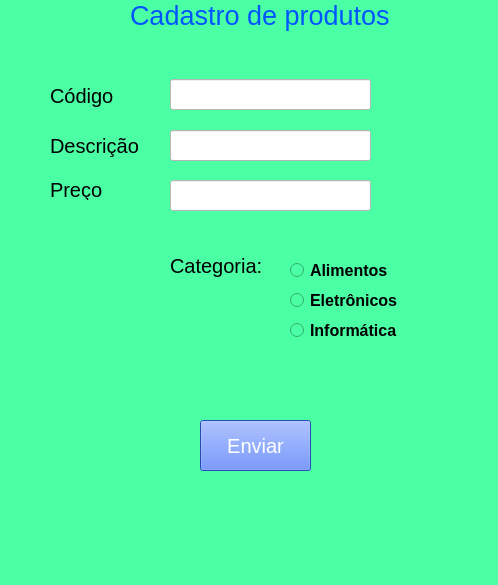
<?xml version="1.0" encoding="UTF-8"?>
<ui version="4.0">
 <class>MainWindow</class>
 <widget class="QMainWindow" name="MainWindow">
  <property name="geometry">
   <rect>
    <x>0</x>
    <y>0</y>
    <width>498</width>
    <height>585</height>
   </rect>
  </property>
  <property name="windowTitle">
   <string>MainWindow</string>
  </property>
  <property name="styleSheet">
   <string notr="true">background-color: rgb(75, 255, 165);
</string>
  </property>
  <widget class="QWidget" name="centralwidget">
   <widget class="QPushButton" name="pushButton">
    <property name="geometry">
     <rect>
      <x>200</x>
      <y>420</y>
      <width>111</width>
      <height>51</height>
     </rect>
    </property>
    <property name="font">
     <font>
      <pointsize>15</pointsize>
     </font>
    </property>
    <property name="styleSheet">
     <string notr="true">background-color: rgb(55, 102, 255);
color: rgb(255, 255, 255);</string>
    </property>
    <property name="text">
     <string>Enviar</string>
    </property>
   </widget>
   <widget class="QLabel" name="label">
    <property name="geometry">
     <rect>
      <x>50</x>
      <y>80</y>
      <width>81</width>
      <height>31</height>
     </rect>
    </property>
    <property name="font">
     <font>
      <pointsize>15</pointsize>
     </font>
    </property>
    <property name="text">
     <string>Código</string>
    </property>
   </widget>
   <widget class="QLabel" name="label_2">
    <property name="geometry">
     <rect>
      <x>50</x>
      <y>130</y>
      <width>91</width>
      <height>31</height>
     </rect>
    </property>
    <property name="font">
     <font>
      <pointsize>15</pointsize>
     </font>
    </property>
    <property name="text">
     <string>Descrição</string>
    </property>
   </widget>
   <widget class="QLabel" name="label_3">
    <property name="geometry">
     <rect>
      <x>50</x>
      <y>180</y>
      <width>71</width>
      <height>20</height>
     </rect>
    </property>
    <property name="font">
     <font>
      <pointsize>15</pointsize>
     </font>
    </property>
    <property name="text">
     <string>Preço</string>
    </property>
   </widget>
   <widget class="QLineEdit" name="lineEdit">
    <property name="geometry">
     <rect>
      <x>170</x>
      <y>79</y>
      <width>201</width>
      <height>31</height>
     </rect>
    </property>
    <property name="font">
     <font>
      <pointsize>12</pointsize>
     </font>
    </property>
    <property name="styleSheet">
     <string notr="true">background-color: rgb(255, 255, 255);</string>
    </property>
   </widget>
   <widget class="QLineEdit" name="lineEdit_2">
    <property name="geometry">
     <rect>
      <x>170</x>
      <y>130</y>
      <width>201</width>
      <height>31</height>
     </rect>
    </property>
    <property name="font">
     <font>
      <pointsize>12</pointsize>
     </font>
    </property>
    <property name="styleSheet">
     <string notr="true">background-color: rgb(255, 255, 255);</string>
    </property>
   </widget>
   <widget class="QLineEdit" name="lineEdit_3">
    <property name="geometry">
     <rect>
      <x>170</x>
      <y>180</y>
      <width>201</width>
      <height>31</height>
     </rect>
    </property>
    <property name="font">
     <font>
      <pointsize>12</pointsize>
     </font>
    </property>
    <property name="styleSheet">
     <string notr="true">background-color: rgb(255, 255, 255);</string>
    </property>
   </widget>
   <widget class="QRadioButton" name="radioButton">
    <property name="geometry">
     <rect>
      <x>290</x>
      <y>290</y>
      <width>111</width>
      <height>21</height>
     </rect>
    </property>
    <property name="font">
     <font>
      <pointsize>12</pointsize>
      <weight>75</weight>
      <bold>true</bold>
     </font>
    </property>
    <property name="text">
     <string>Eletrônicos</string>
    </property>
   </widget>
   <widget class="QRadioButton" name="radioButton_2">
    <property name="geometry">
     <rect>
      <x>290</x>
      <y>320</y>
      <width>121</width>
      <height>21</height>
     </rect>
    </property>
    <property name="font">
     <font>
      <pointsize>12</pointsize>
      <weight>75</weight>
      <bold>true</bold>
     </font>
    </property>
    <property name="text">
     <string>Informática</string>
    </property>
   </widget>
   <widget class="QRadioButton" name="radioButton_3">
    <property name="geometry">
     <rect>
      <x>290</x>
      <y>260</y>
      <width>101</width>
      <height>21</height>
     </rect>
    </property>
    <property name="font">
     <font>
      <pointsize>12</pointsize>
      <weight>75</weight>
      <bold>true</bold>
     </font>
    </property>
    <property name="text">
     <string>Alimentos</string>
    </property>
   </widget>
   <widget class="QLabel" name="label_4">
    <property name="geometry">
     <rect>
      <x>130</x>
      <y>0</y>
      <width>271</width>
      <height>31</height>
     </rect>
    </property>
    <property name="font">
     <font>
      <pointsize>20</pointsize>
     </font>
    </property>
    <property name="styleSheet">
     <string notr="true">color: rgb(0, 85, 255);</string>
    </property>
    <property name="text">
     <string>Cadastro de produtos</string>
    </property>
   </widget>
   <widget class="QLabel" name="label_5">
    <property name="geometry">
     <rect>
      <x>170</x>
      <y>250</y>
      <width>101</width>
      <height>31</height>
     </rect>
    </property>
    <property name="font">
     <font>
      <pointsize>15</pointsize>
     </font>
    </property>
    <property name="text">
     <string>Categoria:</string>
    </property>
   </widget>
  </widget>
  <widget class="QMenuBar" name="menubar">
   <property name="geometry">
    <rect>
     <x>0</x>
     <y>0</y>
     <width>498</width>
     <height>21</height>
    </rect>
   </property>
  </widget>
  <widget class="QStatusBar" name="statusbar"/>
 </widget>
 <resources/>
 <connections/>
</ui>
